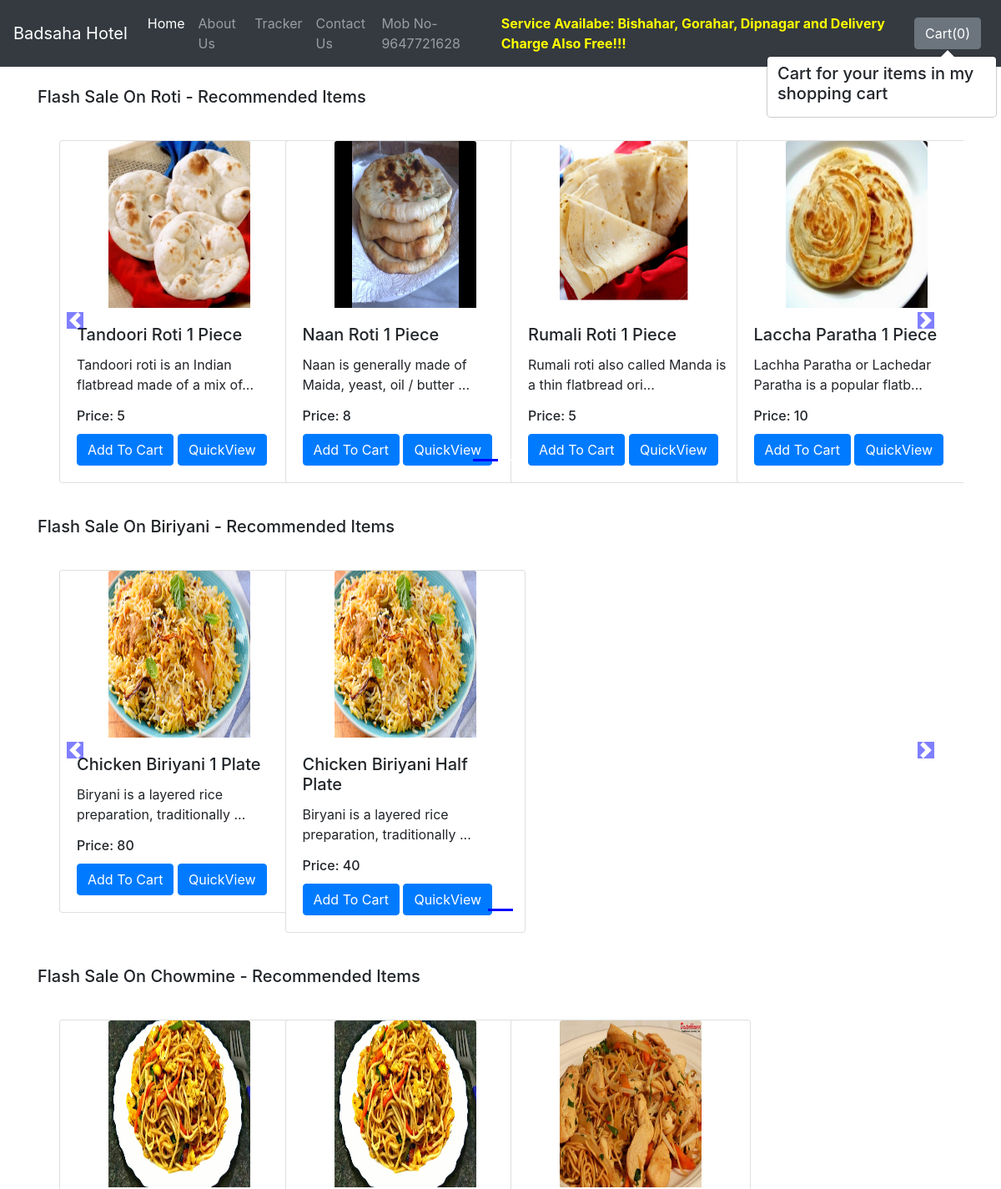
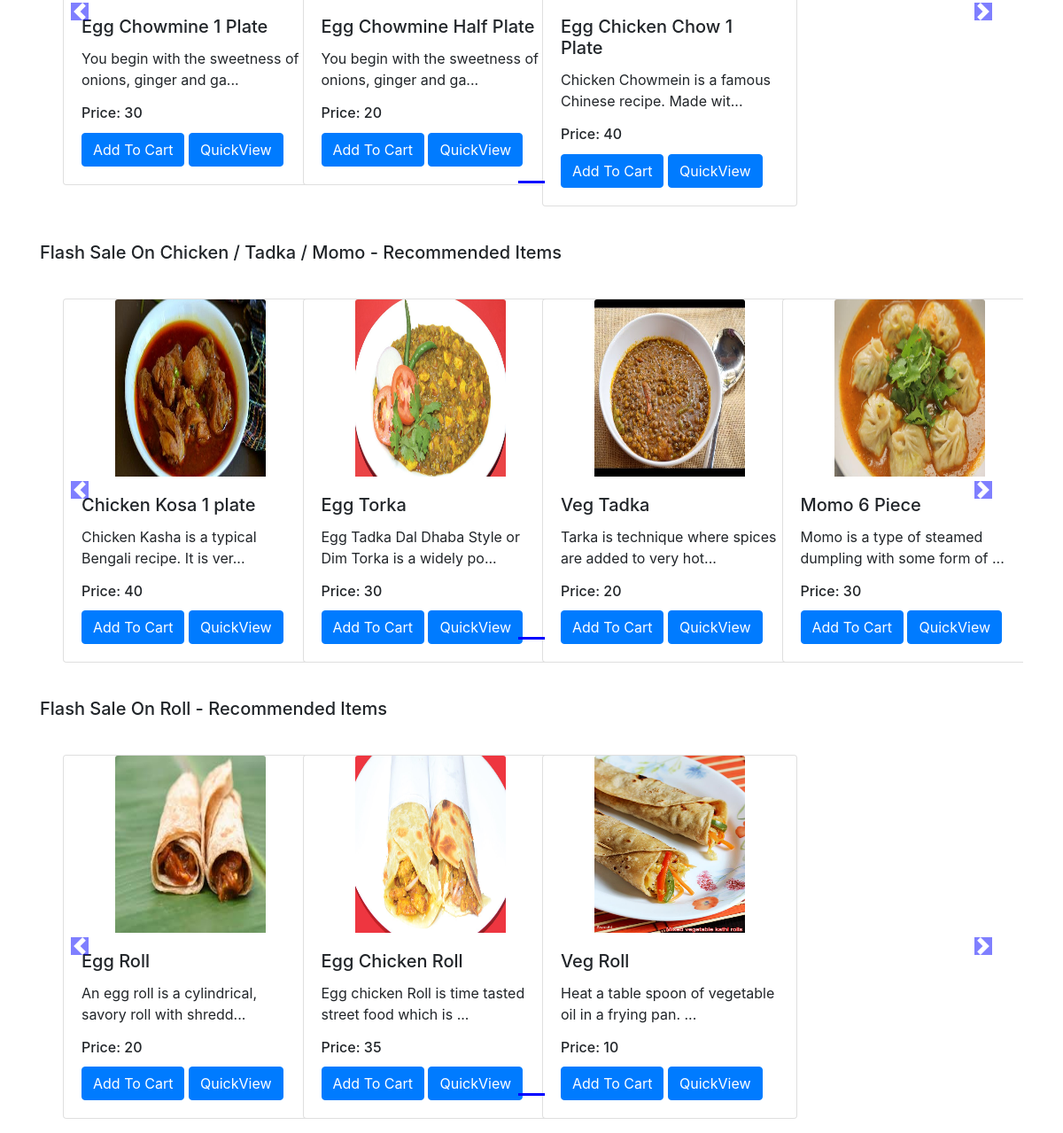
The app's page /shop/ with its own data (2 pictures, top to bottom).
### shop/models.py (models this page shows, shortened)
class Product(models.Model):
    product_id = models.AutoField
    product_name = models.CharField(max_length=50)
    category = models.CharField(max_length=50, default="")
    subcategory = models.CharField(max_length=50, default="")
    price = models.IntegerField(default=0)
    desc = models.CharField(max_length=300)
    pub_date = models.DateField()
    image = models.ImageField(upload_to='shop/images', default="")

### shop/views.py (the view)
# urls.py: path('', views.index)
def index(request):
    allProds = []
    catprods = Product.objects.values('category', 'id')
    cats = {item['category'] for item in catprods}
    for cat in cats:
        prod = Product.objects.filter(category=cat)
        n = len(prod)
        nSlides = n // 4 + ceil((n / 4) - (n // 4))
        allProds.append([prod, range(1, nSlides), nSlides])
    params = {'allProds':allProds}
    return render(request, 'shop/index.html', params)

### shop/templates/shop/index.html (shortened to what this page needs)
{% extends 'shop/basic.html' %}
{% block body %}
{% load static %}
<div class="container">
    {% for product, range, nSlides in allProds %}
    <h5 class="my-4">Flash Sale On {{product.0.category}} - Recommended Items</h5>
    <div class="row">
        <div id="demo{{forloop.counter}}" class="col carousel slide my-3" data-ride="carousel">
            <ul class="carousel-indicators">
                <li data-target="#demo{{forloop.counter}}" data-slide-to="0" class="active"></li>
                {% for i in range %}
                <li data-target="#demo{{forloop.parentloop.counter}}" data-slide-to="{{i}}"></li>
                {% endfor %}
            </ul>
            <div class="container carousel-inner no-padding">
                <div class="carousel-item active">
                    {% for i in product %}
                    <div class="col-xs-3 col-sm-3 col-md-3">
                        <div class="card align-items-center" style="width: 18rem;">
                            <img src='/media/{{i.image}}' class="card-img-top" alt="...">
                            <div class="card-body">
                                <h5 class="card-title" id="namepr{{i.id}}">{{i.product_name}}</h5>
                                <p class="card-text">{{i.desc|slice:"0:53"}}...</p>
                                <h6 class="card-title"> Price: <span id="pricepr{{i.id}}">{{i.price}}</span></h6>
                                <span id="divpr{{i.id}}" class="divpr">
                                    <button id="pr{{i.id}}" class="btn btn-primary cart">Add To Cart</button>
                                </span>
                                <a href="/shop/products/{{i.id}}"><button id="qv{{i.id}}" class="btn btn-primary cart">QuickView</button></a>
                            </div>
                        </div>
                    </div>
                    {% if forloop.counter|divisibleby:4 and forloop.counter > 0 and not forloop.last %}
                </div>
                <div class="carousel-item">
                    {% endif %}
                    {% endfor %}
                </div>
            </div>
        </div>
        <a class="carousel-control-prev" href="#demo{{forloop.counter}}" data-slide="prev">
            <span class="carousel-control-prev-icon"></span>
        </a>
        <a class="carousel-control-next" href="#demo{{forloop.counter}}" data-slide="next">
            <span class="carousel-control-next-icon"></span>
        </a>
    </div>
    {% endfor %}
</div>
{% endblock %}

### shop/templates/shop/basic.html (shortened to what this page needs)
<!doctype html>
<html lang="en">
  <head>
    <link rel="stylesheet" href="https://stackpath.bootstrapcdn.com/bootstrap/4.2.1/css/bootstrap.min.css">
  </head>
  <body>
    <nav class="navbar navbar-expand-lg navbar-dark bg-dark">
  <a class="navbar-brand" href="/shop">Badsaha Hotel</a>
  <div class="collapse navbar-collapse" id="navbarSupportedContent">
    <ul class="navbar-nav mr-auto">
      <li class="nav-item active">
        <a class="nav-link" href="/shop">Home <span class="sr-only">(current)</span></a>
      </li>
      <li class="nav-item">
        <a class="nav-link" href="/shop/about">About Us</a>
      </li>
      <li class="nav-item">
        <a class="nav-link" href="/shop/tracker">Tracker</a>
      </li>
      <li class="nav-item">
        <a class="nav-link" href="/shop/contact">Contact Us</a>
      </li>
      <li class="nav-item">
        <a class="nav-link" href="#">Mob No- 9647721628</a>
      </li>
      <li class="nav-item">
        <a class="nav-link" href="#"><font color="yellow"><blink><b>Service Availabe: Bishahar, Gorahar, Dipnagar and Delivery Charge Also Free!!!</a></font></blink></b>
      </li>
    </ul>
    <button type="button" class="btn btn-secondary mx-2" id="popcart" data-container="body" data-toggle="popover" data-placement="bottom" data-html="true" data-content="Vivamus
sagittis lacus vel augue laoreet rutrum faucibus.">
  Cart(<span id="cart">0</span>)
</button>
  </div>
</nav>
  {% block body %} {% endblock %}
  </body>
</html>

### records on screen
Product: category "Roti", image (picture), product_name "Tandoori Roti 1 Piece", desc "Tandoori roti is an Indian flatbread made of a mix of", price "5"
Product: image (picture), product_name "Naan Roti 1 Piece", desc "Naan is generally made of Maida, yeast, oil / butter", price "8"
Product: image (picture), product_name "Rumali Roti 1 Piece", desc "Rumali roti also called Manda is a thin flatbread ori", price "5"
Product: image (picture), product_name "Laccha Paratha 1 Piece", desc "Lachha Paratha or Lachedar Paratha is a popular flatb", price "10"
Product: category "Biriyani", image (picture), product_name "Chicken Biriyani 1 Plate", desc "Biryani is a layered rice preparation, traditionally", price "80"
Product: image (picture), product_name "Chicken Biriyani Half Plate", desc "Biryani is a layered rice preparation, traditionally", price "40"
Product: category "Chowmine", image (picture), product_name "Egg Chowmine 1 Plate", desc "You begin with the sweetness of onions, ginger and ga", price "30"
Product: image (picture), product_name "Egg Chowmine Half Plate", desc "You begin with the sweetness of onions, ginger and ga", price "20"
Product: image (picture), product_name "Egg Chicken Chow 1 Plate", desc "Chicken Chowmein is a famous Chinese recipe. Made wit", price "40"
Product: category "Chicken / Tadka / Momo", image (picture), product_name "Chicken Kosa 1 plate", desc "Chicken Kasha is a typical Bengali recipe. It is ver", price "40"
Product: image (picture), product_name "Egg Torka", desc "Egg Tadka Dal Dhaba Style or Dim Torka is a widely po", price "30"
Product: image (picture), product_name "Veg Tadka", desc "Tarka is technique where spices are added to very hot", price "20"
Product: image (picture), product_name "Momo 6 Piece", desc "Momo is a type of steamed dumpling with some form of", price "30"
Product: category "Roll", image (picture), product_name "Egg Roll", desc "An egg roll is a cylindrical, savory roll with shredd", price "20"
Product: image (picture), product_name "Egg Chicken Roll", desc "Egg chicken Roll is time tasted street food which is", price "35"
Product: image (picture), product_name "Veg Roll", desc "Heat a table spoon of vegetable oil in a frying pan.", price "10"
